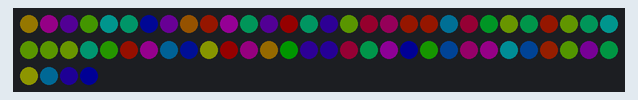
The program below on a simulated CircuitPython board. On the bench: 64 RGB LEDs in strip order, left to right, continuing on the next row. Dim RGB values are drawn brighter than linear; random numbers come from a fixed seed; what the program prints to the serial console is not drawn. At 3.2 s the program ends and the board releases its pins; the recording ends there.

Above: at 0.16 s.
At 0.8 s:
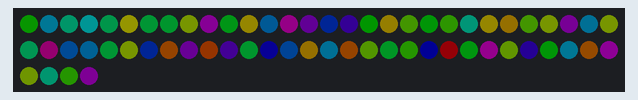
At 1.44 s:
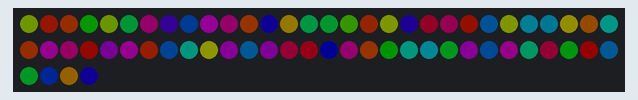
At 2.09 s:
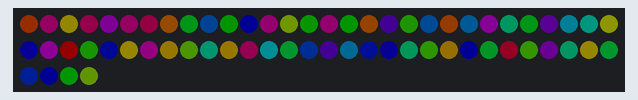
At 2.73 s:
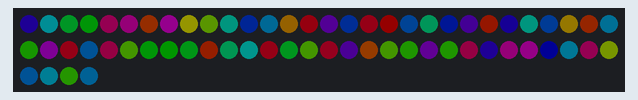

The program:

script.py
```python
import time
import board
import neopixel
import colorsys
import random

pixels = neopixel.NeoPixel(board.D10, 64, brightness=0.2, auto_write=False)
# pixels[0] = (10, 0, 0)
# pixels[9] = (0, 10, 0)
# pixels.show()

def floats_to_ints(array):
  return ( int(array[0] * 255), int(array[1] * 255), int(array[2] * 255))

def demo(np):
  n = np.n
  print("Leds num: ", n)
  # color = colorsys.rgb_to_hsv(0.2, 0.4, 0.4)
  # print(int(color[0] * 255))
  # print(colorsys.rgb_to_hsv(100, 100, 100))

  # cycle
  # color = (0, 0, 0)
  for x in range(100):
    for i in range(n):
      np[i] = floats_to_ints(colorsys.hsv_to_rgb(random.uniform(0, 1), 1, 0.4))
    np.show()
    time.sleep(0.025)

  # # bounce
  # for i in range(4 * n):
  #   for j in range(n):
  #     np[j] = (0, 0, 128)
  #   if (i // n) % 2 == 0:
  #     np[i % n] = (0, 0, 0)
  #   else:
  #     np[n - 1 - (i % n)] = (0, 0, 0)
  #   np.write()
  #   time.sleep(0.060)

  # # fade in/out
  # for i in range(0, 4 * 256, 8):
  #   for j in range(n):
  #     if (i // 256) % 2 == 0:
  #       val = i & 0xff
  #     else:
  #       val = 255 - (i & 0xff)
  #     np[j] = (val, 0, 0)
  #   np.write()

  # clear
  # for i in range(n):
  #   np[i] = (0, 0, 0)
  # np.write()

demo(pixels)
```
